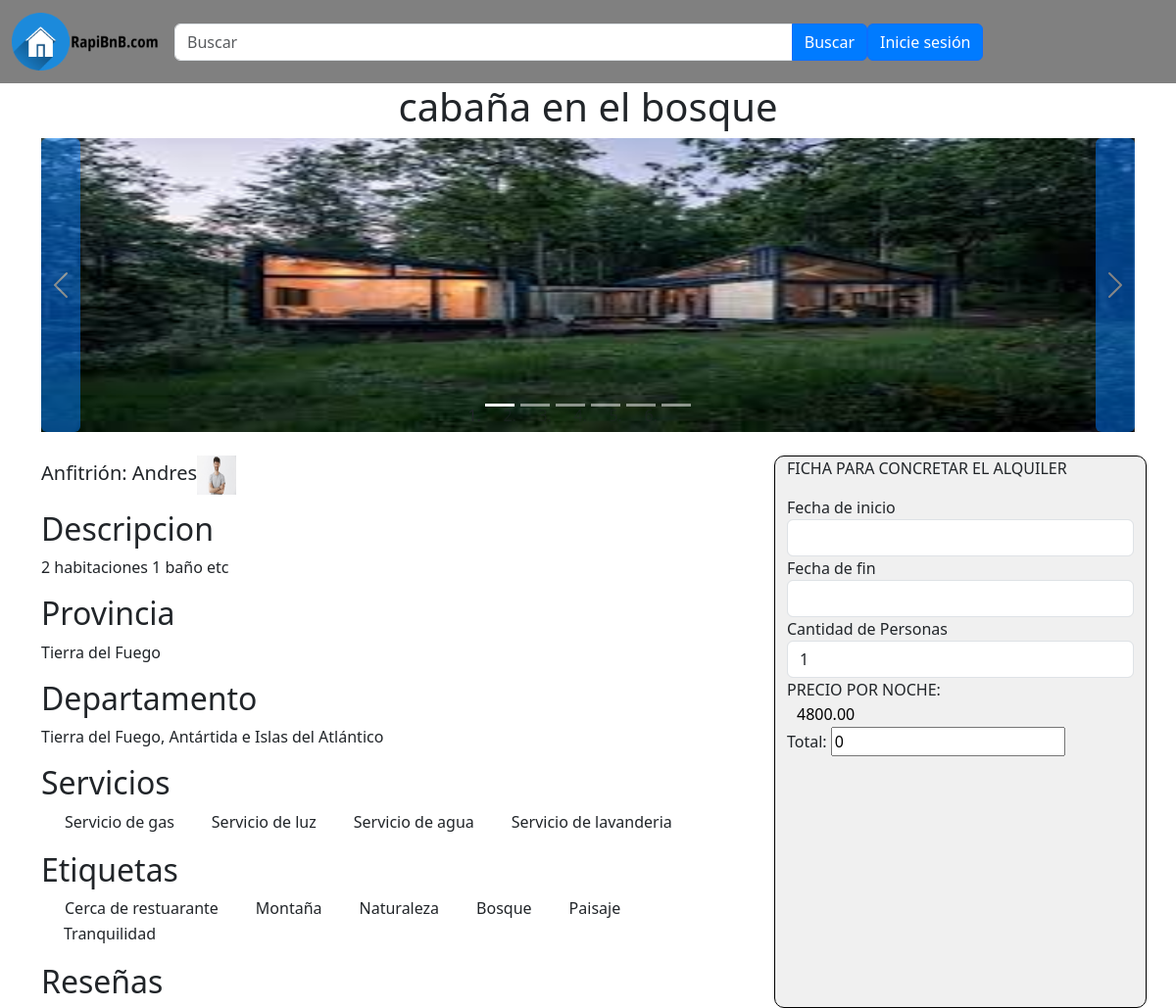
The page /publicacion.php?id_publicacion=15 on the database its author committed.
### tables this page shows
CREATE TABLE `oferta_alquileres` (
  `id` int(11) NOT NULL,
  `titulo` varchar(50) NOT NULL,
  `descripcion` varchar(255) NOT NULL,
  `provincia` varchar(50) NOT NULL,
  `departamento` varchar(50) NOT NULL,
  `costo` decimal(10,2) NOT NULL,
  `tiempoMinimo` int(11) NOT NULL,
  `tiempoMaximo` int(11) NOT NULL,
  `cupo` int(11) NOT NULL,
  `fechaInicio` date DEFAULT NULL,
  `fechaFin` date DEFAULT NULL,
  `estado` tinyint(4) NOT NULL DEFAULT 0,
  `fecha_creacion` date NOT NULL DEFAULT current_timestamp(),
  `usuario_id` int(11) NOT NULL
);

CREATE TABLE `galeria` (
  `id` int(11) NOT NULL,
  `id_alquiler` int(11) NOT NULL,
  `foto` varchar(255) NOT NULL
);

CREATE TABLE `usuarios` (
  `id` int(11) NOT NULL,
  `nombre` varchar(50) NOT NULL,
  `apellido` varchar(50) NOT NULL,
  `correo` varchar(60) NOT NULL,
  `contraseña` varchar(255) NOT NULL,
  `verificado` tinyint(1) NOT NULL DEFAULT 0,
  `bio` text DEFAULT NULL,
  `vencimiento_verificado` date DEFAULT NULL
);

CREATE TABLE `imagenes_perfil` (
  `id` int(11) NOT NULL,
  `usuario_id` int(11) NOT NULL,
  `foto` varchar(255) NOT NULL
);

CREATE TABLE `servicios` (
  `id` int(11) NOT NULL,
  `nombre` varchar(50) NOT NULL
);

CREATE TABLE `etiquetas` (
  `id` int(11) NOT NULL,
  `nombre` varchar(50) NOT NULL
);

### publicacion.php (the view, shortened to what this page needs)
<!doctype html>
<html lang="es">
  <head>
    <link href="https://cdn.jsdelivr.net/npm/bootstrap@5.3.2/dist/css/bootstrap.min.css" rel="stylesheet">
    <link rel="stylesheet" type="text/css" href="estilos.css">
	<link  rel="stylesheet"  href="https://cdn.jsdelivr.net/npm/zebra_datepicker@latest/dist/css/bootstrap/zebra_datepicker.min.css">
  </head>
  <body>
  <nav class="navbar navbar-expand-md" style="background-color:gray;">
  <div class="container-fluid">
		<?php
		if (isset($_SESSION["admin"])) {
			echo '<a href="inicioAdmin.php" class="navbar-brand"><img src="logo.png" alt="Logo de mi sitio web" width="150px" ></a>';
		} else {
			echo '<a href="index.php" class="navbar-brand"><img src="logo.png" alt="Logo de mi sitio web" width="150px" ></a>';
		}
		?>
    <div class="collapse navbar-collapse" id="navbarCollapse">
      <form action="index.php" method="post" class="d-flex" style="width:70%;">
        <div class="input-group">
          <input class="form-control" type="text" name="busqueda" placeholder="Buscar">
          <button type="submit" class="btn btn-primary">Buscar</button>
        </div>
      </form>
      <div class="navbar-nav ml-auto">
      <?php
  if (isset($_SESSION["usuario"])) {
    echo "<div class='btn-group'>
	<button class='btn btn-primary dropdown-toggle' type='button' data-bs-toggle='dropdown'>
      <span class='caret'></span><svg xmlns='http://www.w3.org/2000/svg' width='16' height='16' fill='currentColor' class='bi bi-person-circle' viewBox='0 0 16 16'>
	<path d='M11 6a3 3 0 1 1-6 0 3 3 0 0 1 6 0z'/>
	<path fill-rule='evenodd' d='M0 8a8 8 0 1 1 16 0A8 8 0 0 1 0 8zm8-7a7 7 0 0 0-5.468 11.37C3.242 11.226 4.805 10 8 10s4.757 1.225 5.468 2.37A7 7 0 0 0 8 1z'/>
    </svg>
	<span><strong>" . $_SESSION['usuario']['nombre'] . "</strong></span>
    </button>
    <ul class='dropdown-menu' role='menu'>
      <li><a href='perfil.php?id=" . $_SESSION['usuario']['id'] . "'>Perfil</a></li>
	  <li><a href='ofertaAlq.php'>Publicar alquiler</a></li>
      <li><a href='comprobarPedidos.php'>Comprobar pedidos de alquileres</a></li>
      <li><a href='logout.php'>Cerrar sesión</a></li>
    </ul></div>";
    echo "<button type='button' class='btn btn-primary d-none'>Inicie sesión</button>";
  }
  else {
    echo "<button type='button' class='btn btn-primary' onclick='iniciarSesion()'>Inicie sesión</button>";
  }
?>
      </div>
    </div>
  </div>
</nav>
  <?php
$conexion = mysqli_connect("localhost", "root", "", "trabajo integrador");
if (isset($_GET['id_publicacion'])) {
    $id_publicacion = $_GET['id_publicacion'];
    $query = "SELECT * FROM oferta_alquileres WHERE id = $id_publicacion";
    $result = mysqli_query($conexion, $query);
    if ($row = mysqli_fetch_assoc($result)) {
        $titulo = $row['titulo'];
        $descripcion = $row['descripcion'];
        $provincia = $row['provincia'];
        $departamento = $row['departamento'];
        $costo = $row['costo'];
        $cupo = $row['cupo'];
        $usuario_id = $row['usuario_id'];
        $queryUsuario = "SELECT nombre FROM usuarios WHERE id = $usuario_id";
        $resultUsuario = mysqli_query($conexion, $queryUsuario);
        if ($rowUsuario = mysqli_fetch_assoc($resultUsuario)) {
            $nombreUsuario = $rowUsuario['nombre'];
        } else {
            $nombreUsuario = "Usuario Desconocido";
        }
        $queryImagenPerfil = "SELECT foto FROM imagenes_perfil WHERE usuario_id = $usuario_id";
        $resultImagenPerfil = mysqli_query($conexion, $queryImagenPerfil);
        if ($rowImagenPerfil = mysqli_fetch_assoc($resultImagenPerfil)) {
            $rutaImagenPerfil = $rowImagenPerfil['foto'];
        } else {
            $rutaImagenPerfil = "ruta_imagen_por_defecto.jpg";
        }
        echo '<div class="text-center">';
        echo '<h1>' . $titulo . '</h1>';
        echo '</div>';
        echo '<div class="container">';
        echo '<div class="row">';
        echo '<div class="col-md-12 offset-md-0">';
        echo '<div id="carouselExample" class="carousel slide position-relative">';
        echo '<div class="carousel-inner">';
        $queryGaleria = "SELECT foto FROM galeria WHERE id_alquiler = $id_publicacion";
        $resultGaleria = mysqli_query($conexion, $queryGaleria);
        $active = true;
        while ($rowGaleria = mysqli_fetch_assoc($resultGaleria)) {
            $rutaImagen = $rowGaleria['foto'];
            echo '<div class="carousel-item ' . ($active ? 'active' : '') . '">';
            echo '<img src="' . $rutaImagen . '" class="d-block w-100" style="height: 300px;" alt="Imagen de la galería">';
            echo '</div>';
            $active = false;
        }
        echo '</div>';
        echo '<button class="carousel-control-prev btn btn-primary" type="button" data-bs-target="#carouselExample" data-bs-slide="prev" style="width:40px;">';
        echo '<span class="carousel-control-prev-icon" aria-hidden="true"></span>';
        echo '</button>';
        echo '<button class="carousel-control-next btn btn-primary" type="button" data-bs-target="#carouselExample" data-bs-slide="next" style="width:40px;">';
        echo '<span class="carousel-control-next-icon" ariahidden="true"></span>';
        echo '</button>';
        echo '<ol class="carousel-indicators">';
        $resultGaleria = mysqli_query($conexion, $queryGaleria);
        $indicatorIndex = 0;
        while ($rowGaleria = mysqli_fetch_assoc($resultGaleria)) {
            echo '<li data-bs-target="#carouselExample" data-bs-slide-to="' . $indicatorIndex . '" ' . ($indicatorIndex == 0 ? 'class="active"' : '') . '></li>';
            $indicatorIndex++;
        }
        echo '</ol>';
        echo '</div>';
        echo '</div>';
        echo '</div>';
        echo '</div><br>';
        echo '<div class="container">';
        echo '<div class="row">';
        echo '<div class="col-md-8 offset-md-0">';
		if (isset($_SESSION["usuario"])||isset($_SESSION["admin"])){
		echo '<h5>';
        echo '<a href="http://localhost/TP/perfil.php?id=' . $usuario_id . '" style="text-decoration: none; color:black;">';
        echo 'Anfitrión: '.$nombreUsuario;
        echo '<img src="' . $rutaImagenPerfil . '" alt="Imagen de perfil" width="40" height="40">';
		echo '</a>';
        echo '</h5>';
		}
		else{
			echo '<h5>';
        echo '<p>';
        echo 'Anfitrión: '.$nombreUsuario;
        echo '<img src="' . $rutaImagenPerfil . '" alt="Imagen de perfil" width="40" height="40">';
		echo '</p>';
        echo '</h5>';
		}
        echo '<h2>Descripcion</h2>';
        echo '<p>' . $descripcion . '</p>';
		echo '<h2>Provincia</h2>';
		echo '<p>' . $provincia . '</p>';
		echo '<h2>Departamento</h2>';
		echo '<p>' . $departamento . '</p>';
        echo '<h2>Servicios</h2>';
        echo '<div class="row">';
        echo '<div class="form-group">';
        echo "<div class='input-group mb-3 flexbox-container'>";
        $queryServicios = "SELECT s.nombre FROM servicios_x_alquileres sa
            INNER JOIN servicios s ON sa.id_servicios = s.id
            WHERE sa.id_oferta = $id_publicacion";
        $resultServicios = mysqli_query($conexion, $queryServicios);
        while ($rowServicio = mysqli_fetch_assoc($resultServicios)) {
            $nombreServicio = $rowServicio['nombre'];
            echo '<div class="form-check" style="padding-right:15px;">';
            echo '<label class="form-check-label">' . $nombreServicio . '</label>';
            echo '</div>';
        }
        echo '</div>';
        echo '</div>';
		echo '<div class="form-group">';
		echo '<h2>Etiquetas</h2>';
        echo "<div class='input-group mb-3 flexbox-container'>";
        $queryServicios = "SELECT e.nombre FROM etiquetas_x_alquileres ea
            INNER JOIN etiquetas e ON ea.id_etiqueta = e.id
            WHERE ea.id_oferta = $id_publicacion";
        $resultServicios = mysqli_query($conexion, $queryServicios);
        while ($rowServicio = mysqli_fetch_assoc($resultServicios)) {
            $nombreServicio = $rowServicio['nombre'];
            echo '<div class="form-check" style="padding-right:15px;">';
            echo '<label class="form-check-label">' . $nombreServicio . '</label>';
            echo '</div>';
        }
        echo '</div>';
        echo '</div>';
        echo '</div>';
	echo "<h2>Reseñas</h2>";
	echo '<div class="container">';
        echo '</div>';echo '</div>';
		echo '<div class="col-md-4 offset-md-0" style="background-color: rgb(240, 240, 240); border: 1px solid #000; border-radius: 10px;">';
		echo '<form action="reserva.php" method="POST">';
		echo '<p>FICHA PARA CONCRETAR EL ALQUILER</p>';
		echo '<div class="form-group">';
		echo '<label for="fechaIni">Fecha de inicio</label>';
		echo '<input id="datepicker-range-start" name="fechaINI" type="text" class="form-control" data-zdp_readonly_element="false" style="position: relative; float: none; inset: auto; margin: 0px; padding-right: 40px;">';
		echo '</div>';
		echo '<div class="form-group">';
		echo '<label for="fechaFin">Fecha de fin</label>';
		echo '<input id="datepicker-range-end" name="fechaFIN" type="text" class="form-control" data-zdp_readonly_element="false" style="position: relative; float: none; inset: auto; margin: 0px; padding-right: 40px;">';
		echo '</div>';
		echo '<div class="form-group">';
		echo '<label for="cupo">Cantidad de Personas</label>';
		echo '<input type="number" class="form-control" id="cupo" name="cupo" placeholder="Ingrese el cupo" min="1" value="1" max="'.$cupo.'" required>';
		echo '</div>';
		echo '<label for="costo">PRECIO POR NOCHE: </label>';
		echo '<input type="number" id="costo" name="costo" value="'.$costo.'" readonly style="text-decoration:none;border:0;background-color:rgb(240, 240, 240);padding-left:10px">';
		echo '<p>Total: <input type="text" id="total" name="total" value="0" readonly></p>';
		echo '</form>';
		echo '</div>';
        echo '</div></div>';
    } else {
        echo "La publicación no fue encontrada.";
    }
} else {
    echo "Falta el parámetro id_publicacion en la URL.";
}
?>
  </body>
</html>

### estilos.css (style rules this page uses)
.btn-primary { background-color: #007bff; color: white; }

### rows shown on the page
oferta_alquileres: titulo "cabaña en el bosque", descripcion "2 habitaciones 1 baño etc", provincia "Tierra del Fuego", departamento "Tierra del Fuego, Antártida e Islas del Atlántico", costo "4800.00"
galeria: foto (picture)
usuarios: nombre "Andres"
imagenes_perfil: foto (picture)
servicios: nombre "Servicio de gas"
servicios: nombre "Servicio de luz"
servicios: nombre "Servicio de agua"
servicios: nombre "Servicio de lavanderia"
etiquetas: nombre "Cerca de restuarante"
etiquetas: nombre "Montaña"
etiquetas: nombre "Naturaleza"
etiquetas: nombre "Bosque"
etiquetas: nombre "Paisaje"
etiquetas: nombre "Tranquilidad"
